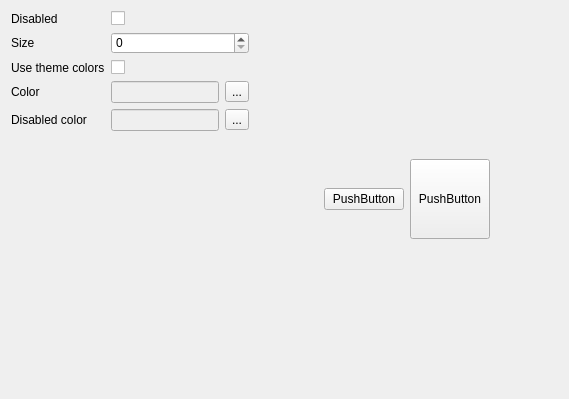
<?xml version="1.0" encoding="UTF-8"?>
<ui version="4.0">
 <class>FormIconButton</class>
 <widget class="QWidget" name="FormIconButton">
  <property name="geometry">
   <rect>
    <x>0</x>
    <y>0</y>
    <width>569</width>
    <height>399</height>
   </rect>
  </property>
  <property name="windowTitle">
   <string>Form</string>
  </property>
  <property name="styleSheet">
   <string notr="true">QEXTIconButton
{
	background-color: rgb(0, 170, 0);
	qproperty-iconColor:rgb(170, 0, 255);
}
QEXTIconButton:hover
{
	background-color: rgb(255, 0, 0);
	qproperty-iconColor:rgb(255, 255, 255);
}
QEXTIconButton:pressed
{
	background-color: rgb(0, 170, 0);
	qproperty-iconColor:rgb(255, 255, 255);
}</string>
  </property>
  <layout class="QHBoxLayout" name="horizontalLayout">
   <item>
    <layout class="QFormLayout" name="formLayout">
     <property name="formAlignment">
      <set>Qt::AlignLeading|Qt::AlignLeft|Qt::AlignTop</set>
     </property>
     <item row="0" column="0">
      <widget class="QLabel" name="disabledLabel">
       <property name="text">
        <string>Disabled</string>
       </property>
      </widget>
     </item>
     <item row="0" column="1">
      <widget class="QCheckBox" name="disabledCheckBox"/>
     </item>
     <item row="1" column="0">
      <widget class="QLabel" name="sizeLabel">
       <property name="text">
        <string>Size</string>
       </property>
      </widget>
     </item>
     <item row="1" column="1">
      <widget class="QSpinBox" name="sizeSpinBox"/>
     </item>
     <item row="2" column="0">
      <widget class="QLabel" name="useThemeColorsLabel">
       <property name="text">
        <string>Use theme colors</string>
       </property>
      </widget>
     </item>
     <item row="2" column="1">
      <widget class="QCheckBox" name="useThemeColorsCheckBox"/>
     </item>
     <item row="3" column="0">
      <widget class="QLabel" name="colorLabel">
       <property name="text">
        <string>Color</string>
       </property>
      </widget>
     </item>
     <item row="3" column="1">
      <layout class="QHBoxLayout" name="horizontalLayout_2">
       <item>
        <widget class="QLineEdit" name="colorLineEdit">
         <property name="enabled">
          <bool>false</bool>
         </property>
        </widget>
       </item>
       <item>
        <widget class="QToolButton" name="colorToolButton">
         <property name="text">
          <string>...</string>
         </property>
        </widget>
       </item>
      </layout>
     </item>
     <item row="4" column="0">
      <widget class="QLabel" name="disabledColorLabel">
       <property name="text">
        <string>Disabled color</string>
       </property>
      </widget>
     </item>
     <item row="4" column="1">
      <layout class="QHBoxLayout" name="horizontalLayout_4">
       <item>
        <widget class="QLineEdit" name="disabledColorLineEdit">
         <property name="enabled">
          <bool>false</bool>
         </property>
        </widget>
       </item>
       <item>
        <widget class="QToolButton" name="disabledColorToolButton">
         <property name="text">
          <string>...</string>
         </property>
        </widget>
       </item>
      </layout>
     </item>
    </layout>
   </item>
   <item>
    <spacer name="horizontalSpacer">
     <property name="orientation">
      <enum>Qt::Horizontal</enum>
     </property>
     <property name="sizeHint" stdset="0">
      <size>
       <width>40</width>
       <height>20</height>
      </size>
     </property>
    </spacer>
   </item>
   <item>
    <widget class="QPushButton" name="pushButton_2">
     <property name="text">
      <string>PushButton</string>
     </property>
    </widget>
   </item>
   <item>
    <widget class="QEXTIconButton" name="pushButton">
     <property name="minimumSize">
      <size>
       <width>80</width>
       <height>80</height>
      </size>
     </property>
     <property name="maximumSize">
      <size>
       <width>80</width>
       <height>80</height>
      </size>
     </property>
     <property name="styleSheet">
      <string notr="true"/>
     </property>
     <property name="text">
      <string>PushButton</string>
     </property>
    </widget>
   </item>
   <item>
    <spacer name="horizontalSpacer_2">
     <property name="orientation">
      <enum>Qt::Horizontal</enum>
     </property>
     <property name="sizeHint" stdset="0">
      <size>
       <width>40</width>
       <height>20</height>
      </size>
     </property>
    </spacer>
   </item>
  </layout>
 </widget>
 <customwidgets>
  <customwidget>
   <class>QEXTIconButton</class>
   <extends>QPushButton</extends>
   <header>qextIconButton.h</header>
  </customwidget>
 </customwidgets>
 <resources/>
 <connections/>
</ui>
